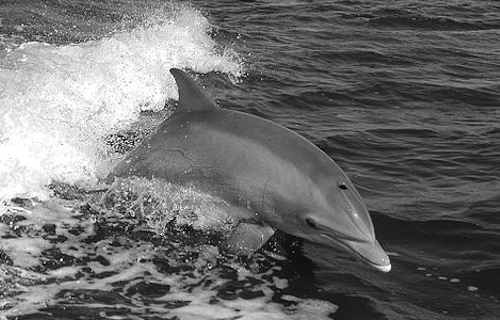
%> input picture udacity_cv/dolphin.png, 500 x 320 px
$ octave test006_imagediff.m   (GNU Octave 9; MATLAB toolbox functions it lacks are replaced by stand-ins)
%> lines starting %> are read from the running program, lines starting %| are printed output that depends on the picture
dolphin = imread('dolphin.png');
%> dolphin is the input picture: size 320x500 uint8; min 0, max 255, mean 109.1
bicycle = imread('bicycle.png');
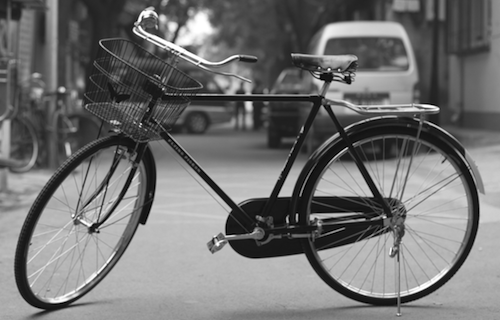
%> input picture udacity_cv/bicycle.png, 500 x 320 px
%> bicycle is the input picture: size 320x500 uint8; min 0, max 255, mean 114.2

diff = bicycle - dolphin;
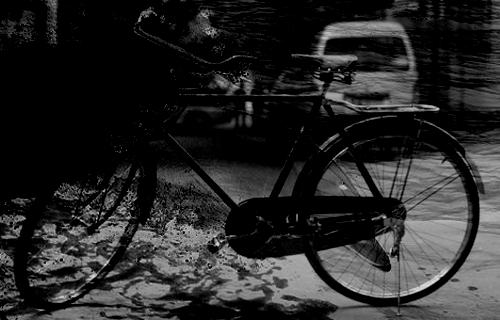
%> diff: size 320x500 uint8; min 0, max 222, mean 39.8
imshow(diff)
pause

abs_diff = abs(bicycle - dolphin);
imshow(abs_diff)
pause

%: Better use image package
%> (the run ends here)
